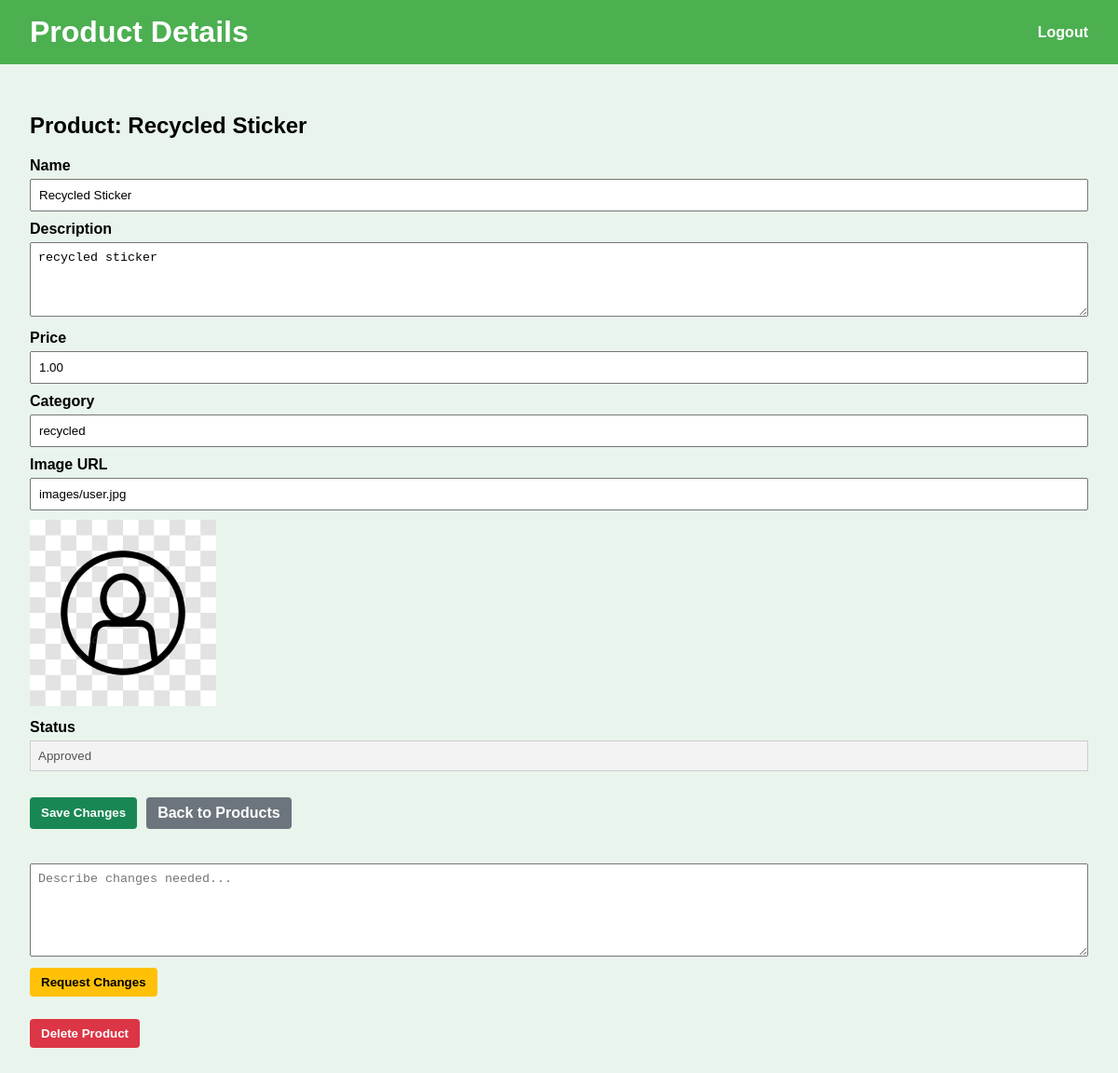
/admin/products/8 (signed in), run on the app's committed database.
### models.py (models this page shows)
class Product(db.Model):
    __tablename__ = 'product'
    id = db.Column(db.Integer, primary_key=True)
    supplier_id = db.Column(db.Integer, db.ForeignKey('supplier.id'), nullable=False)
    name = db.Column(db.String(120), nullable=False)
    price = db.Column(db.Numeric(10, 2), nullable=False)
    category = db.Column(db.String(80))
    description = db.Column(db.Text)
    impact = db.Column(db.Text)
    status = db.Column(db.String(50))
    image_url = db.Column(db.String(255))
    minimum_quantity = db.Column(db.Integer, default=1)
    order_items = db.relationship('OrderItem', backref='product', lazy=True)
    views = db.relationship('ProductView', back_populates='product', cascade='all, delete-orphan')

### app.py (the view, shortened to what this page needs)
@admin_bp.route('/products/<product_id>', methods=['GET', 'POST'])
def admin_product_detail(product_id):
    if not session.get('admin_logged_in'):
        return redirect(url_for('admin.admin_login'))
    try:
        pid = int(product_id)
    except ValueError:
        abort(404)
    product = Product.query.get(pid)
    if not product:
        abort(404)
    return render_template('admin_product_detail.html', product=product, is_dummy=False)

### app.py (called while the page is built)
@login_manager.user_loader
def load_user(user_id):
    return User.query.get(int(user_id))

@app.context_processor
def inject_faqs():
    faqs = get_faqs()
    return dict(faqs=faqs[:3])

### templates/admin_product_detail.html (shortened to what this page needs)
{% extends "admin_base.html" %}
{% block header_title %}Product Details{% endblock %}
{% block content %}
<h2>Product: {{ product.name|default('Unnamed Product') }}</h2>
<form method="POST" id="product-form">
    <label>Name</label>
    <input type="text" name="name" value="{{ product.name|default('') }}">
    <label>Description</label>
    <textarea name="description">{{ product.description|default('') }}</textarea>
    <label>Price</label>
    <input type="text" name="price" value="{{ product.price|default('') }}">
    <label>Category</label>
    <input type="text" name="category" value="{{ product.category|default('') }}">
    <label>Image URL</label>
    <input type="text" name="image_url" value="{{ product.image_url|default('') }}">
    {% if product.image_url %}
        <img src="{{ product.image_url }}" alt="Product Image" class="preview" />
    {% endif %}
    <label>Status</label>
    <input type="text" value="{{ product.status|default('Pending')|capitalize }}" disabled class="readonly">
    <div class="buttons">
        <button type="submit" id="saveBtn" class="btn btn-success">Save Changes</button>
        <a href="{{ url_for('admin.admin_products') }}" class="btn btn-secondary">Back to Products</a>
    </div>
</form>
<form method="POST" action="{{ url_for('admin.request_change', product_id=product.id|default('')) }}" style="margin-top: 2rem;">
    <textarea name="change_note" placeholder="Describe changes needed..." required style="width:100%; height:100px;"></textarea>
    <br>
    <button type="submit" class="btn btn-warning">Request Changes</button>
</form>
<form method="POST" action="{{ url_for('admin.remove_product', product_id=product.id|default('')) }}"
      onsubmit="return confirm('Are you sure you want to delete this product?');"
      style="margin-top: 1rem;">
    <button type="submit" class="btn btn-danger">Delete Product</button>
</form>
{% endblock %}

### templates/admin_base.html (style rules this page uses)
body { font-family: Arial, sans-serif; background: #e9f5ec; margin: 0; padding: 0; }
.btn { display: inline-block; margin-top: 0.5rem; padding: 0.5rem 1rem; background-color: #095c43; color: white; border-radius: 4px; text-decoration: none; }

### templates/admin_product_detail.html (style rules this page uses)
label { font-weight: bold; display: block; margin-top: 10px; }
input, textarea { width: 100%; padding: 8px; margin-top: 5px; box-sizing: border-box; }
textarea { resize: vertical; min-height: 80px; }
.buttons { margin-top: 20px; display: flex; gap: 10px; }
img.preview { max-height: 200px; margin-top: 10px; }
.readonly { background: #f3f3f3; border: 1px solid #ccc; }
.btn { padding: 8px 12px; border-radius: 4px; font-weight: bold; cursor: pointer; text-decoration: none; display: inline-block; text-align: center; }
.btn-success { background-color: #198754; color: white; border: none; }
.btn-secondary { background-color: #6c757d; color: white; border: none; }
.btn-warning { background-color: #ffc107; color: black; border: none; }
.btn-danger { background-color: #dc3545; color: white; border: none; }

### data on the page
Product: name "Recycled Sticker", description "recycled sticker", price "1.00", category "recycled", image_url "images/user.jpg", image_url (placeholder picture), status "Approved"
